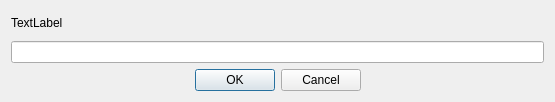
<?xml version="1.0" encoding="UTF-8"?>
<ui version="4.0">
 <class>XLNameDialog</class>
 <widget class="QDialog" name="XLNameDialog">
  <property name="windowModality">
   <enum>Qt::WindowModal</enum>
  </property>
  <property name="geometry">
   <rect>
    <x>0</x>
    <y>0</y>
    <width>555</width>
    <height>102</height>
   </rect>
  </property>
  <property name="windowTitle">
   <string notr="true">Dialog</string>
  </property>
  <layout class="QVBoxLayout" name="verticalLayout">
   <item>
    <widget class="QLabel" name="label">
     <property name="sizePolicy">
      <sizepolicy hsizetype="Preferred" vsizetype="Expanding">
       <horstretch>0</horstretch>
       <verstretch>0</verstretch>
      </sizepolicy>
     </property>
     <property name="text">
      <string notr="true">TextLabel</string>
     </property>
     <property name="wordWrap">
      <bool>true</bool>
     </property>
    </widget>
   </item>
   <item>
    <widget class="QLineEdit" name="userText">
     <property name="sizePolicy">
      <sizepolicy hsizetype="Expanding" vsizetype="Fixed">
       <horstretch>0</horstretch>
       <verstretch>0</verstretch>
      </sizepolicy>
     </property>
     <property name="text">
      <string notr="true"/>
     </property>
    </widget>
   </item>
   <item>
    <widget class="QDialogButtonBox" name="buttonBox">
     <property name="sizePolicy">
      <sizepolicy hsizetype="Expanding" vsizetype="Maximum">
       <horstretch>0</horstretch>
       <verstretch>0</verstretch>
      </sizepolicy>
     </property>
     <property name="orientation">
      <enum>Qt::Horizontal</enum>
     </property>
     <property name="standardButtons">
      <set>QDialogButtonBox::Cancel|QDialogButtonBox::Ok</set>
     </property>
     <property name="centerButtons">
      <bool>true</bool>
     </property>
    </widget>
   </item>
  </layout>
 </widget>
 <resources/>
 <connections>
  <connection>
   <sender>buttonBox</sender>
   <signal>accepted()</signal>
   <receiver>XLNameDialog</receiver>
   <slot>accept()</slot>
   <hints>
    <hint type="sourcelabel">
     <x>257</x>
     <y>94</y>
    </hint>
    <hint type="destinationlabel">
     <x>157</x>
     <y>274</y>
    </hint>
   </hints>
  </connection>
  <connection>
   <sender>buttonBox</sender>
   <signal>rejected()</signal>
   <receiver>XLNameDialog</receiver>
   <slot>reject()</slot>
   <hints>
    <hint type="sourcelabel">
     <x>325</x>
     <y>94</y>
    </hint>
    <hint type="destinationlabel">
     <x>286</x>
     <y>274</y>
    </hint>
   </hints>
  </connection>
 </connections>
</ui>
